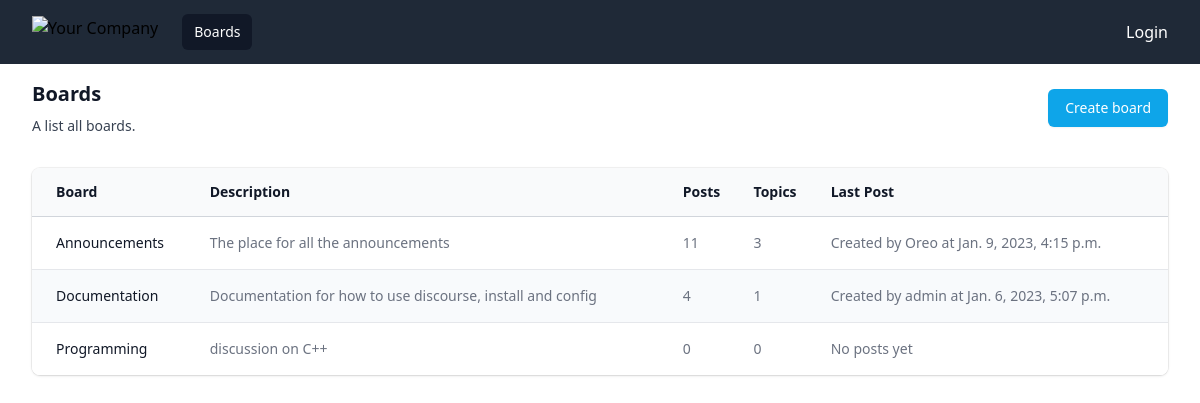
/home/, run on the app's committed database.
### board/models.py (models this page shows, shortened)
class Board(models.Model):
    name = models.CharField(max_length=30, unique=True)
    description = models.CharField(max_length=100)
    def get_posts_count(self):
        return Post.objects.filter(topic__board=self).count()
    def get_last_post(self):
        return Post.objects.filter(topic__board=self).order_by('-created_at').first()

class Post(models.Model):
    message = models.TextField(max_length=4000)
    topic = models.ForeignKey(
        Topic, on_delete=models.CASCADE, related_name="posts"
    )
    created_at = models.DateTimeField(auto_now_add=True)
    updated_at = models.DateTimeField(null=True)
    created_by = models.ForeignKey(
        User, on_delete=models.CASCADE, related_name="posts"
    )
    updated_by = models.ForeignKey(
        User, on_delete=models.CASCADE, null=True, related_name="+"
    )

### board/views.py (the view)
# urls.py: 2. Add a URL to urlpatterns:  path('', views.home, name='home')
def home(request):
    boards = Board.objects.all()
    return render(request, "home.html", {"boards": boards})

### templates/home.html (shortened to what this page needs)
{% extends "base.html"%}
{% block content%}
<body>
  <div class="px-4 py-4 sm:px-6 lg:px-8">
    <div class="sm:flex sm:items-center">
      <div class="sm:flex-auto">
        <h1 class="text-xl font-semibold text-gray-900">Boards</h1>
        <p class="mt-2 text-sm text-gray-700">A list all boards.</p>
      </div>
      <div class="mt-4 sm:mt-0 sm:ml-16 sm:flex-none">
        <button type="button"
          class="inline-flex items-center justify-center rounded-md border border-transparent bg-sky-500 px-4 py-2 text-sm font-medium text-white shadow-sm hover:bg-indigo-700 focus:outline-none focus:ring-2 focus:ring-indigo-500 focus:ring-offset-2 sm:w-auto">
         <a href="{% url 'create_board' %}">Create board</a></button>
      </div>
    </div>
    <div class="mt-8 flex flex-col">
      <div class="-my-2 -mx-4 overflow-x-auto sm:-mx-6 lg:-mx-8">
        <div class="inline-block min-w-full py-2 align-middle md:px-6 lg:px-8">
          <div class="overflow-hidden shadow ring-1 ring-black ring-opacity-5 md:rounded-lg">
            <table class="min-w-full divide-y divide-gray-300">
              <thead class="bg-gray-50">
                <tr>
                  <th scope="col" class="py-3.5 pl-4 pr-3 text-left text-sm font-semibold text-gray-900 sm:pl-6">Board
                  </th>
                  <th scope="col" class="px-3 py-3.5 text-left text-sm font-semibold text-gray-900">Description</th>
                  <th scope="col" class="px-3 py-3.5 text-left text-sm font-semibold text-gray-900">Posts</th>
                  <th scope="col" class="px-3 py-3.5 text-left text-sm font-semibold text-gray-900">Topics</th>
                  <th scope="col" class="px-3 py-3.5 text-left text-sm font-semibold text-gray-900">Last Post</th>
                </tr>
              </thead>
              <tbody class="divide-y divide-gray-200 bg-white">
                {% for board in boards%}
                <tr class="odd:bg-white even:bg-slate-50 hover:bg-sky-300">
                  <td class="whitespace-nowrap py-4 pl-4 pr-3 text-sm font-medium text-gray-900 sm:pl-6">
                    <a href="{% url "board_topics" board.id %}">{{ board.name }}</a>
                  </td>
                  <td class="whitespace-nowrap px-3 py-4 text-sm text-gray-500">{{ board.description }}</td>
                  <td class="whitespace-nowrap px-3 py-4 text-sm text-gray-500">{{ board.get_posts_count }}</td>
                  <td class="whitespace-nowrap px-3 py-4 text-sm text-gray-500">{{ board.topics.count }}</td>
                  <td class="whitespace-nowrap px-3 py-4 text-sm text-gray-500">
                    {% if board.topics.count == 0%}
                      <div>No posts yet</div>
                    {% else %}
                      Created by {{ board.get_last_post.created_by}} at {{ board.get_last_post.created_at }}</td>
                    {%endif%}
                </tr>
                {% endfor %}
              </tbody>
            </table>
          </div>
        </div>
      </div>
    </div>
  </div>
</body>
{% endblock %}

### data on the page
Board: name "Announcements", description "The place for all the announcements", get_posts_count "11", topics.count "3", get_last_post.created_by "Oreo", get_last_post.created_at "Jan. 9, 2023, 4:15 p.m."
Board: name "Documentation", description "Documentation for how to use discourse, install and config", get_posts_count "4", topics.count "1", get_last_post.created_by "admin", get_last_post.created_at "Jan. 6, 2023, 5:07 p.m."
Board: name "Programming", description "discussion on C++", get_posts_count "0", topics.count "0", shows "No posts yet"
